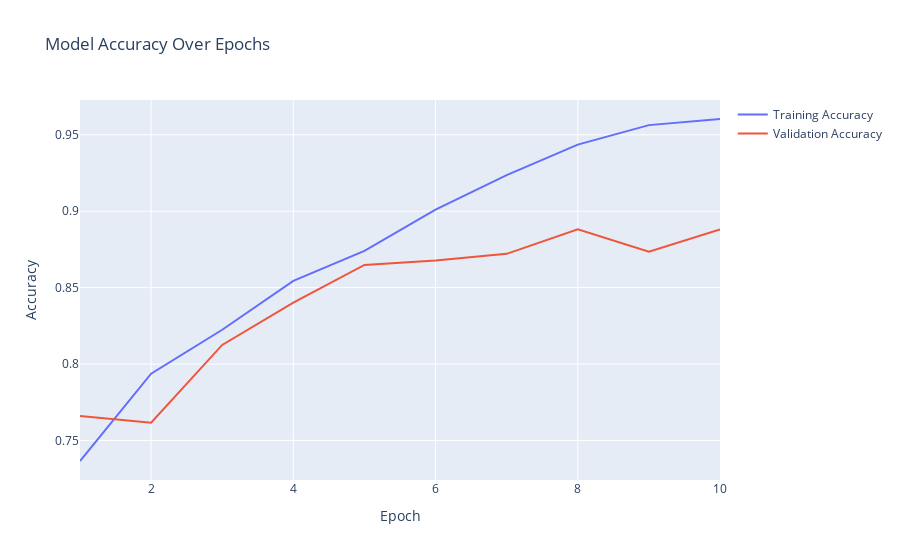

Notebook code for this chart:
### Code cell
fig = go.Figure()

fig.add_trace(go.Scatter(x=list(range(1, len(history.history['accuracy']) + 1)), 
                         y=history.history['accuracy'],
                         mode='lines',
                         name='Training Accuracy'))

fig.add_trace(go.Scatter(x=list(range(1, len(history.history['val_accuracy']) + 1)), 
                         y=history.history['val_accuracy'],
                         mode='lines',
                         name='Validation Accuracy'))

fig.update_layout(title='Model Accuracy Over Epochs',
                  xaxis=dict(title='Epoch'),
                  yaxis=dict(title='Accuracy'))

fig.show()

### Figure 1 — Plotly figure (JSON) as saved in the notebook; plotly's stock layout.template omitted (floating-point values rounded to 4 significant figures)
{"data": [{"mode": "lines", "name": "Training Accuracy", "type": "scatter", "x": [1, 2, 3, 4, 5, 6, 7, 8, 9, 10], "y": [0.7365, 0.7937, 0.8224, 0.8544, 0.8741, 0.901, 0.9236, 0.9436, 0.9563, 0.9603]}, {"mode": "lines", "name": "Validation Accuracy", "type": "scatter", "x": [1, 2, 3, 4, 5, 6, 7, 8, 9, 10], "y": [0.766, 0.7616, 0.8125, 0.8401, 0.8648, 0.8677, 0.8721, 0.8881, 0.8735, 0.8881]}], "layout": {"title": {"text": "Model Accuracy Over Epochs"}, "xaxis": {"title": {"text": "Epoch"}}, "yaxis": {"title": {"text": "Accuracy"}}}}
